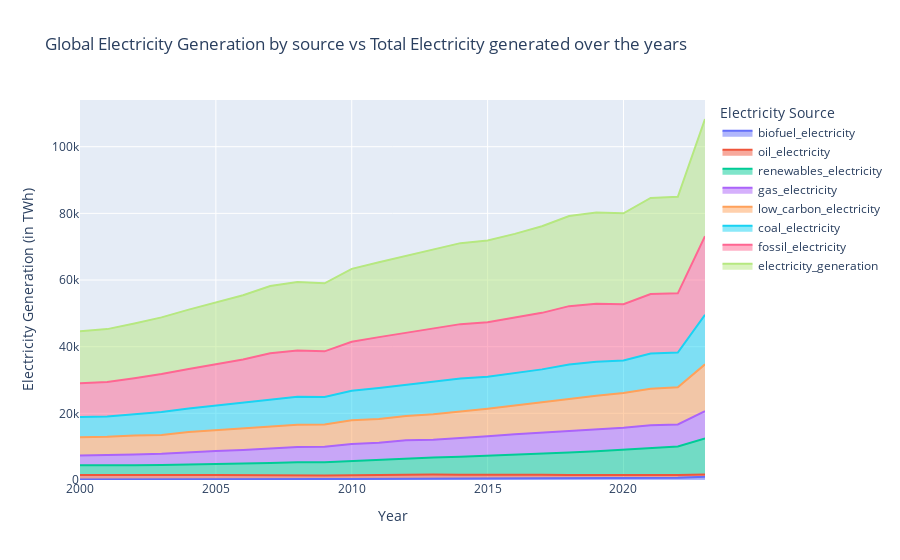

Notebook code cell kept with this figure:
### Code cell
#data_globe = df_1.groupby('year').sum(numeric_only=True).reset_index()
dat_1 = df_1.melt(id_vars="year",value_vars=['biofuel_electricity','oil_electricity','renewables_electricity','gas_electricity','low_carbon_electricity','coal_electricity','fossil_electricity','electricity_generation'],var_name = 'Electricity Source', value_name = 'Electricity Generation (in TWh)')
fig_2 = px.area(dat_1,x='year',y='Electricity Generation (in TWh)',color='Electricity Source', title='Global Electricity Generation by source vs Total Electricity generated over the years',labels={'year':'Year'})
fig_2.show()

### Figure 1 — Plotly figure (JSON) as saved in the notebook; plotly's stock layout.template omitted (floating-point values rounded to 4 significant figures)
{"data": [{"fillpattern": {"shape": ""}, "hovertemplate": "Electricity Source=biofuel_electricity<br>Year=%{x}<br>Electricity Generation (in TWh)=%{y}<extra></extra>", "legendgroup": "biofuel_electricity", "line": {"color": "#636efa"}, "marker": {"symbol": "circle"}, "mode": "lines", "name": "biofuel_electricity", "orientation": "v", "showlegend": true, "stackgroup": "1", "type": "scatter", "x": [2000, 2001, 2002, 2003, 2004, 2005, 2006, 2007, 2008, 2009, 2010, 2011, 2012, 2013, 2014, 2015, 2016, 2017, 2018, 2019, 2020, 2021, 2022, 2023], "xaxis": "x", "y": [158.6, 152.6, 166.4, 180.5, 196.8, 217.0, 231.6, 253.5, 270.7, 291.3, 336.2, 350.9, 381.7, 415.6, 451.0, 490.0, 495.3, 527.8, 559.1, 592.4, 626.5, 677.3, 681.5, 971.4], "yaxis": "y"}, {"fillpattern": {"shape": ""}, "hovertemplate": "Electricity Source=oil_electricity<br>Year=%{x}<br>Electricity Generation (in TWh)=%{y}<extra></extra>", "legendgroup": "oil_electricity", "line": {"color": "#EF553B"}, "marker": {"symbol": "circle"}, "mode": "lines", "name": "oil_electricity", "orientation": "v", "showlegend": true, "stackgroup": "1", "type": "scatter", "x": [2000, 2001, 2002, 2003, 2004, 2005, 2006, 2007, 2008, 2009, 2010, 2011, 2012, 2013, 2014, 2015, 2016, 2017, 2018, 2019, 2020, 2021, 2022, 2023], "xaxis": "x", "y": [1361.0, 1321.0, 1307.0, 1332.0, 1298.0, 1308.0, 1202.0, 1223.0, 1197.0, 1095.0, 1099.0, 1203.0, 1256.0, 1208.0, 1147.0, 1145.0, 1086.0, 1011.0, 909.3, 854.3, 791.0, 850.1, 849.7, 697.5], "yaxis": "y"}, {"fillpattern": {"shape": ""}, "hovertemplate": "Electricity Source=renewables_electricity<br>Year=%{x}<br>Electricity Generation (in TWh)=%{y}<extra></extra>", "legendgroup": "renewables_electricity", "line": {"color": "#00cc96"}, "marker": {"symbol": "circle"}, "mode": "lines", "name": "renewables_electricity", "orientation": "v", "showlegend": true, "stackgroup": "1", "type": "scatter", "x": [2000, 2001, 2002, 2003, 2004, 2005, 2006, 2007, 2008, 2009, 2010, 2011, 2012, 2013, 2014, 2015, 2016, 2017, 2018, 2019, 2020, 2021, 2022, 2023], "xaxis": "x", "y": [2926.0, 2862.0, 2941.0, 2967.0, 3203.0, 3356.0, 3513.0, 3623.0, 3887.0, 3970.0, 4310.0, 4498.0, 4832.0, 5144.0, 5409.0, 5649.0, 5996.0, 6381.0, 6803.0, 7175.0, 7659.0, 8113.0, 8522.0, 10760.0], "yaxis": "y"}, {"fillpattern": {"shape": ""}, "hovertemplate": "Electricity Source=gas_electricity<br>Year=%{x}<br>Electricity Generation (in TWh)=%{y}<extra></extra>", "legendgroup": "gas_electricity", "line": {"color": "#ab63fa"}, "marker": {"symbol": "circle"}, "mode": "lines", "name": "gas_electricity", "orientation": "v", "showlegend": true, "stackgroup": "1", "type": "scatter", "x": [2000, 2001, 2002, 2003, 2004, 2005, 2006, 2007, 2008, 2009, 2010, 2011, 2012, 2013, 2014, 2015, 2016, 2017, 2018, 2019, 2020, 2021, 2022, 2023], "xaxis": "x", "y": [2892.0, 3070.0, 3270.0, 3428.0, 3690.0, 3857.0, 4089.0, 4423.0, 4572.0, 4594.0, 5073.0, 5099.0, 5421.0, 5318.0, 5489.0, 5821.0, 6120.0, 6245.0, 6495.0, 6676.0, 6637.0, 6805.0, 6613.0, 8197.0], "yaxis": "y"}, {"fillpattern": {"shape": ""}, "hovertemplate": "Electricity Source=low_carbon_electricity<br>Year=%{x}<br>Electricity Generation (in TWh)=%{y}<extra></extra>", "legendgroup": "low_carbon_electricity", "line": {"color": "#FFA15A"}, "marker": {"symbol": "circle"}, "mode": "lines", "name": "low_carbon_electricity", "orientation": "v", "showlegend": true, "stackgroup": "1", "type": "scatter", "x": [2000, 2001, 2002, 2003, 2004, 2005, 2006, 2007, 2008, 2009, 2010, 2011, 2012, 2013, 2014, 2015, 2016, 2017, 2018, 2019, 2020, 2021, 2022, 2023], "xaxis": "x", "y": [5526.0, 5537.0, 5658.0, 5629.0, 5986.0, 6147.0, 6339.0, 6390.0, 6645.0, 6689.0, 7113.0, 7170.0, 7321.0, 7650.0, 7967.0, 8241.0, 8627.0, 9036.0, 9524.0, 9994.0, 10370.0, 10940.0, 11170.0, 14080.0], "yaxis": "y"}, {"fillpattern": {"shape": ""}, "hovertemplate": "Electricity Source=coal_electricity<br>Year=%{x}<br>Electricity Generation (in TWh)=%{y}<extra></extra>", "legendgroup": "coal_electricity", "line": {"color": "#19d3f3"}, "marker": {"symbol": "circle"}, "mode": "lines", "name": "coal_electricity", "orientation": "v", "showlegend": true, "stackgroup": "1", "type": "scatter", "x": [2000, 2001, 2002, 2003, 2004, 2005, 2006, 2007, 2008, 2009, 2010, 2011, 2012, 2013, 2014, 2015, 2016, 2017, 2018, 2019, 2020, 2021, 2022, 2023], "xaxis": "x", "y": [6058.0, 6143.0, 6408.0, 6856.0, 7087.0, 7437.0, 7852.0, 8355.0, 8378.0, 8250.0, 8819.0, 9248.0, 9298.0, 9779.0, 9968.0, 9629.0, 9683.0, 9990.0, 10380.0, 10170.0, 9770.0, 10540.0, 10380.0, 14850.0], "yaxis": "y"}, {"fillpattern": {"shape": ""}, "hovertemplate": "Electricity Source=fossil_electricity<br>Year=%{x}<br>Electricity Generation (in TWh)=%{y}<extra></extra>", "legendgroup": "fossil_electricity", "line": {"color": "#FF6692"}, "marker": {"symbol": "circle"}, "mode": "lines", "name": "fossil_electricity", "orientation": "v", "showlegend": true, "stackgroup": "1", "type": "scatter", "x": [2000, 2001, 2002, 2003, 2004, 2005, 2006, 2007, 2008, 2009, 2010, 2011, 2012, 2013, 2014, 2015, 2016, 2017, 2018, 2019, 2020, 2021, 2022, 2023], "xaxis": "x", "y": [10110.0, 10320.0, 10770.0, 11380.0, 11830.0, 12410.0, 12940.0, 13780.0, 13920.0, 13720.0, 14750.0, 15300.0, 15720.0, 16040.0, 16330.0, 16320.0, 16610.0, 16960.0, 17490.0, 17400.0, 16900.0, 17880.0, 17790.0, 23560.0], "yaxis": "y"}, {"fillpattern": {"shape": ""}, "hovertemplate": "Electricity Source=electricity_generation<br>Year=%{x}<br>Electricity Generation (in TWh)=%{y}<extra></extra>", "legendgroup": "electricity_generation", "line": {"color": "#B6E880"}, "marker": {"symbol": "circle"}, "mode": "lines", "name": "electricity_generation", "orientation": "v", "showlegend": true, "stackgroup": "1", "type": "scatter", "x": [2000, 2001, 2002, 2003, 2004, 2005, 2006, 2007, 2008, 2009, 2010, 2011, 2012, 2013, 2014, 2015, 2016, 2017, 2018, 2019, 2020, 2021, 2022, 2023], "xaxis": "x", "y": [15630.0, 15860.0, 16420.0, 17010.0, 17820.0, 18550.0, 19280.0, 20170.0, 20570.0, 20400.0, 21860.0, 22470.0, 23040.0, 23690.0, 24300.0, 24560.0, 25240.0, 25990.0, 27010.0, 27390.0, 27270.0, 28820.0, 28970.0, 35190.0], "yaxis": "y"}], "layout": {"autosize": true, "legend": {"title": {"text": "Electricity Source"}, "tracegroupgap": 0}, "title": {"text": "Global Electricity Generation by source vs Total Electricity generated over the years"}, "xaxis": {"anchor": "y", "autorange": true, "domain": [0, 1], "range": [2000, 2023], "title": {"text": "Year"}, "type": "linear"}, "yaxis": {"anchor": "x", "autorange": true, "domain": [0, 1], "range": [0, 114000.0], "title": {"text": "Electricity Generation (in TWh)"}, "type": "linear"}}}
